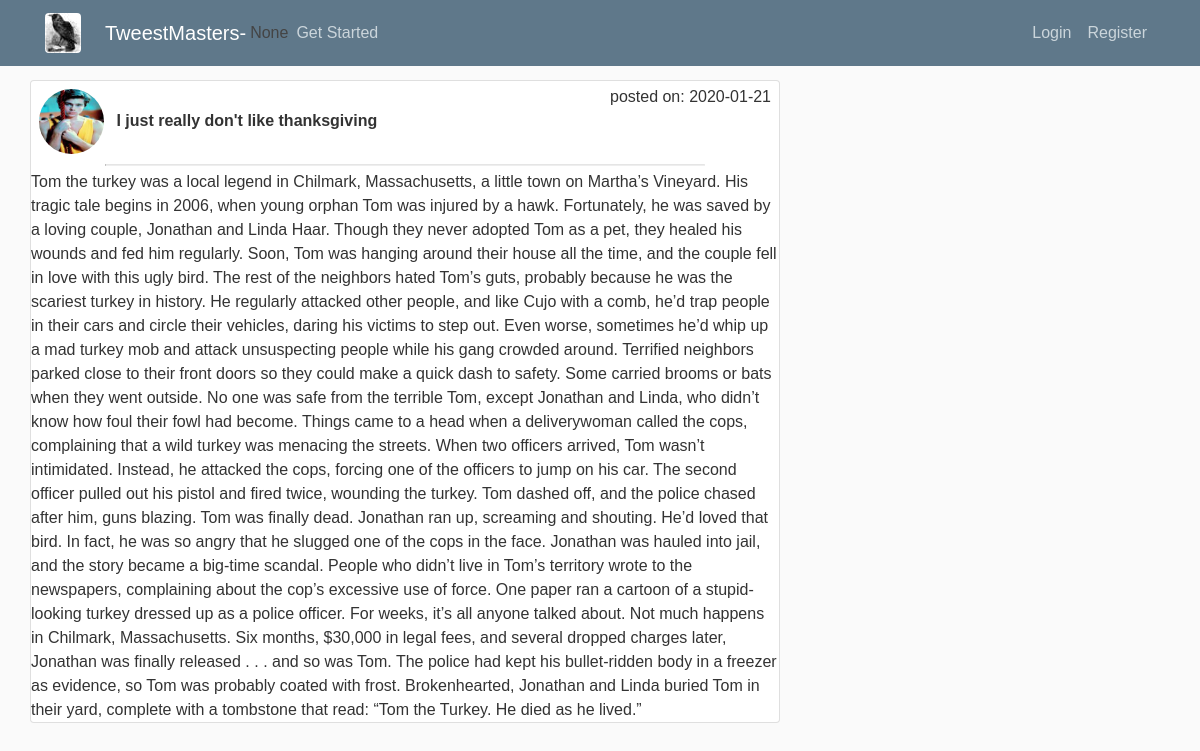
Screenshot of /tweest/5 with the database file from the repository.
### tweestmaster/models.py (models this page shows, shortened)
class User(db.Model, UserMixin):
    id = db.Column(db.Integer, primary_key=True)
    username = db.Column(db.String(30), nullable=False, unique=True)
    email = db.Column(db.String(100), nullable=False, unique=True)
    password = db.Column(db.String(40), nullable=False)
    image_file = db.Column(db.String(50), nullable=False, default='default.png')
    date_created = db.Column(db.DateTime, nullable=False, default=datetime.utcnow)
    reviews = db.relationship("Review", backref="review_user", lazy=True)
    tweests = db.relationship("Tweest", backref='tweest_user', lazy=True)
    articles = db.relationship("Article", backref="article_user")
    forums = db.relationship("Forum", secondary="memberships", lazy='subquery',
                             backref=db.backref("users", lazy=True))

class Tweest(db.Model, UserMixin):
    id = db.Column(db.Integer, primary_key=True)
    title = db.Column(db.String(50), nullable=False, unique=True)
    content = db.Column(db.String(1000), nullable=False, unique=True)
    date_created = db.Column(db.DateTime, nullable=False, default=datetime.utcnow)
    user_id = db.Column(db.Integer, db.ForeignKey("user.id"), nullable=False, default=1)
    forum_id = db.Column(db.Integer, db.ForeignKey("forum.id"), nullable=False, default=1)
    article_id = db.Column(db.Integer, db.ForeignKey("article.id"), nullable=False, default=1)
    sources = db.relationship("tweestsource", backref='source_tweest', lazy=True)
    reviews = db.relationship("Review", backref="review_tweest", lazy=True)

### tweestmaster/tweests/routes.py (the view)
@tweests.route("/tweest/<int:id>")
def tweest(id):
    tweest = Tweest.query.get_or_404(id) #
    tweests = Tweest.query.all()
    article_id=tweest.article_id
    reviews =tweest.reviews
    author_id = tweest.user_id
    author = User.query.filter_by(id=author_id).first()
    user_img = author.image_file
    post_date=tweest.date_created.strftime("%Y-%m-%d")
    dict_args = {
        "title":"Tweest",
        "tweest_title": tweest.title,
        "legend":"Booger",
        "tweest_id":id,
        'content': tweest.content,
        'reviews': reviews,
        "author_image":user_img,
        "post_date":post_date,
        "article_id":article_id
    }
    return render_template('tweests/tweest.html', id=id,  data=dict_args)

### tweestmaster/templates/tweests/tweest.html (shortened to what this page needs)
{% extends "layout-basic.html" %}
{% block main_content %}
<div class="card">
  <div>
    <img class="rounded-circle article-img m-2"
         src="{{ url_for('static', filename='profile_pics/'+ data['author_image'])}}">
    <strong class="mt-2">{{ data['tweest_title'] }}</strong>
    <span class="getclass float-right m-1 pr-1">posted on: <span class="blue_text">{{ data['post_date'] }}</span></span>
    <hr class="float-center">
  </div>
  <div>
    {{ data['content'] }}
  </div>
</div>
{% endblock %}

### tweestmaster/static/main.css (style rules this page uses)
body { background: #fafafa; font-family: arial; color: #333333; margin-top: 5rem; }
hr { display: block; width: 80%; margin-left: auto; margin-right: auto; overflow: hidden; border-style: inset; border-width: 1px; margin-bottom:4px; margin-top:2px; color:#ccccc3; }
.article-img { height: 65px; width: 65px; margin-right: 16px; }

### rows the page displays
User: image_file (picture)
Tweest: tweest_title "I just really don't like thanksgiving", content "Tom the turkey was a local legend in Chilmark, Massachusetts, a little town on Martha’s Vineyard. His tragic tale begins in 2006, when young orphan Tom was injured by a hawk. Fortunately, he was saved by a loving couple, Jonathan and Linda Haar. Though they never adopted Tom as a pet, they healed his wounds and fed him regularly. Soon, Tom was hanging around their house all the time, and the couple fell in love with this ugly bird. The rest of the neighbors hated Tom’s guts, probably because he was the scariest turkey in history. He regularly attacked other people, and like Cujo with a comb, he’d trap people in their cars and circle their vehicles, daring his victims to step out. Even…"

### other values shown
{{ data.get('current_forum_name') }} "None"
{{ data['post_date'] }} "2020-01-21"
